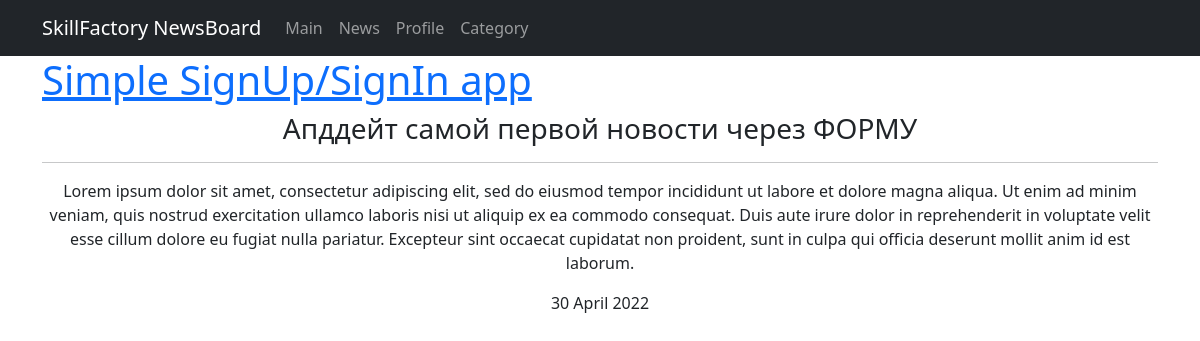
The page /1 on the database its author committed.
### newsportal/models.py (models this page shows, shortened)
class Post(models.Model):
    author = models.ForeignKey(Author, on_delete=models.CASCADE)
    NEWS = 'NW'
    ARTICLE = 'AR'
    CATEGORY_CHOICES = (
        (NEWS, 'Новость'),
        (ARTICLE, 'Статья'),
    )
    categoryType = models.CharField(max_length=2, choices=CATEGORY_CHOICES, default=ARTICLE)
    dateCreation = models.DateTimeField(auto_now_add=True)
    postCategory = models.ManyToManyField(Category, through='PostCategory')
    title = models.CharField(max_length=128)
    post = models.TextField()
    rating = models.SmallIntegerField(default=0)

### newsportal/views.py (the view)
# urls.py: path('<int:pk>', NewDetail.as_view(), name='news_detail'),
class NewDetail(DetailView):
    model = Post
    template_name = 'new.html'
    context_object_name = 'new'
    queryset = Post.objects.all()
    def get_object(self, *args, **kwargs): # переопределяем метод получения объекта, как ни странно
        obj = cache.get(f'product-{self.kwargs["pk"]}', None) # кэш очень похож на словарь, и метод get действует так же. Он забирает значение по ключу, если его нет, то забирает None.
        if not obj:
            obj = super().get_object(queryset=self.queryset)
            cache.set(f'product-{self.kwargs["pk"]}', obj)
        return obj

### newsportal/templatetags/custom_filters.py (called while the page is built)
@register.filter()
def censor(value):
    for i in CENSOR_WORDS:
        if i.find(value):
            value = value.replace(i[1::], "*" * len(i))
    return f'{value}'

### templates/new.html (shortened to what this page needs)
{% extends 'flatpages/default.html' %}
{% load custom_filters %}
{% block content %}
<h3>{{ new.title|censor }}</h3>
<hr>
<p>{{ new.post|censor }}</p>
<p>{{ new.dateCreation|date:'d F Y' }}</p>
{% endblock content %}

### rows shown on the page
Post: title|censor "Апддейт самой первой новости через ФОРМУ", post|censor "Lorem ipsum dolor sit amet, consectetur adipiscing elit, sed do eiusmod tempor incididunt ut labore et dolore magna aliqua. Ut enim ad minim veniam, quis nostrud exercitation ullamco laboris nisi ut aliquip ex ea commodo consequat. Duis aute irure dolor in reprehenderit in voluptate velit esse cillum dolore eu fugiat nulla pariatur. Excepteur sint occaecat cupidatat non proident, sunt in culpa qui officia deserunt mollit anim id est laborum.", dateCreation "30 April 2022"
